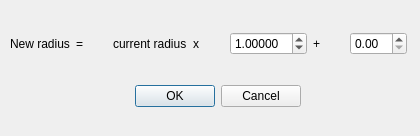
<?xml version="1.0" encoding="UTF-8"?>
<ui version="4.0">
 <class>SwcSizeDialog</class>
 <widget class="QDialog" name="SwcSizeDialog">
  <property name="geometry">
   <rect>
    <x>0</x>
    <y>0</y>
    <width>420</width>
    <height>136</height>
   </rect>
  </property>
  <property name="windowTitle">
   <string>Change SWC Size</string>
  </property>
  <widget class="QDialogButtonBox" name="buttonBox">
   <property name="geometry">
    <rect>
     <x>130</x>
     <y>80</y>
     <width>171</width>
     <height>32</height>
    </rect>
   </property>
   <property name="orientation">
    <enum>Qt::Horizontal</enum>
   </property>
   <property name="standardButtons">
    <set>QDialogButtonBox::Cancel|QDialogButtonBox::Ok</set>
   </property>
  </widget>
  <widget class="QWidget" name="layoutWidget">
   <property name="geometry">
    <rect>
     <x>10</x>
     <y>30</y>
     <width>397</width>
     <height>27</height>
    </rect>
   </property>
   <layout class="QHBoxLayout" name="horizontalLayout">
    <item>
     <widget class="QLabel" name="label_3">
      <property name="text">
       <string>New radius</string>
      </property>
     </widget>
    </item>
    <item>
     <widget class="QLabel" name="label_5">
      <property name="text">
       <string>=</string>
      </property>
     </widget>
    </item>
    <item>
     <widget class="QLabel" name="label_4">
      <property name="text">
       <string>current radius</string>
      </property>
     </widget>
    </item>
    <item>
     <widget class="QLabel" name="label_2">
      <property name="text">
       <string>x</string>
      </property>
     </widget>
    </item>
    <item>
     <widget class="QDoubleSpinBox" name="doubleScaleSpinBox">
      <property name="decimals">
       <number>5</number>
      </property>
      <property name="minimum">
       <double>0.000000000000000</double>
      </property>
      <property name="value">
       <double>1.000000000000000</double>
      </property>
     </widget>
    </item>
    <item>
     <widget class="QLabel" name="label">
      <property name="text">
       <string>+</string>
      </property>
     </widget>
    </item>
    <item>
     <widget class="QDoubleSpinBox" name="doubleAddSpinBox">
      <property name="minimum">
       <double>0.000000000000000</double>
      </property>
     </widget>
    </item>
   </layout>
  </widget>
 </widget>
 <resources/>
 <connections>
  <connection>
   <sender>buttonBox</sender>
   <signal>accepted()</signal>
   <receiver>SwcSizeDialog</receiver>
   <slot>accept()</slot>
   <hints>
    <hint type="sourcelabel">
     <x>248</x>
     <y>254</y>
    </hint>
    <hint type="destinationlabel">
     <x>157</x>
     <y>274</y>
    </hint>
   </hints>
  </connection>
  <connection>
   <sender>buttonBox</sender>
   <signal>rejected()</signal>
   <receiver>SwcSizeDialog</receiver>
   <slot>reject()</slot>
   <hints>
    <hint type="sourcelabel">
     <x>316</x>
     <y>260</y>
    </hint>
    <hint type="destinationlabel">
     <x>286</x>
     <y>274</y>
    </hint>
   </hints>
  </connection>
 </connections>
</ui>
